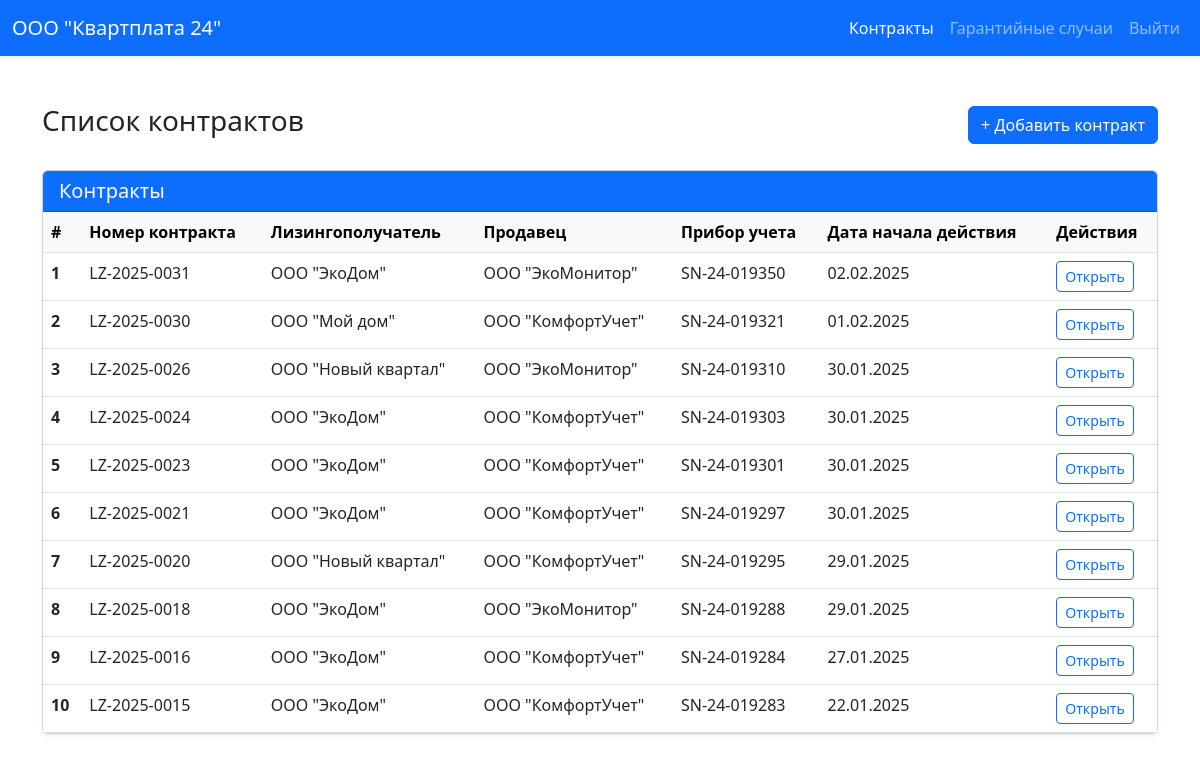
/contract/list/ (signed in), run on the app's committed database.
### leasing/models.py (models this page shows, shortened)
class Profile(models.Model):
    ROLE_CHOICES = [
        ('LR', 'Lessor'),
        ('LE', 'Lessee'),
        ('SE', 'Seller'),
        ('AD', 'Admin')
    ]
    user = models.OneToOneField(
        User,
        related_name='profile',
        on_delete=models.CASCADE
    )
    display_name = models.CharField(
        max_length=200,
        blank=True,
        null=True
    )
    role = models.CharField(
        max_length=2,
        choices=ROLE_CHOICES
    )

class Contract(models.Model):
    lessor = models.ForeignKey(
        User,
        related_name='lessor_contracts',
        on_delete=models.CASCADE
    )
    lessee = models.ForeignKey(
        User,
        related_name='lessee_contracts',
        on_delete=models.CASCADE
    )
    seller = models.ForeignKey(
        User,
        related_name='seller_contracts',
        on_delete=models.CASCADE
    )
    number = models.CharField(max_length=30)
    meter = models.CharField(max_length=20)
    started = models.DateField()
    class Meta:
        ordering = ['-started', '-number']

### leasing/views.py (the view)
# urls.py: path('contract/list/', views.list_contract, name='list_contract'),
@login_required
def list_contract(request):
    user = request.user
    role = user.profile.role
    is_lessor = False
    if role == 'LR':
        is_lessor = True
        contracts = Contract.objects.filter(lessor=user)
    elif role == 'LE':
        contracts = Contract.objects.filter(lessee=user)
    elif role == 'SE':
        contracts = Contract.objects.filter(seller=user)
    elif role == 'AD':
        contracts = Contract.objects.all()
    else:
        contracts = None
    return render(
        request,
        'contract/list.html',
        {
            'company_name': user.profile.display_name,
            'contracts': contracts,
            'is_lessor': is_lessor,
            'section': 'contract',
        }
    )

### leasing/templates/contract/list.html (shortened to what this page needs)
{% extends 'base.html' %}
{% block content %}
	<div class="container my-5">
        <div class="d-flex justify-content-between align-items-center mb-4">
            {% if is_lessor %}
            	<h1 class="h3">Список контрактов</h1>
            {% else %}
                <h1 class="h3">Контракты с участием {{ company_name }}</h1>
            {% endif %}
            {% if is_lessor %}
            <a href="{% url 'add_contract' %}" class="btn btn-primary">+ Добавить контракт</a>
            {% endif %}
        </div>
        <div class="card shadow-sm">
            <div class="card-header bg-primary text-white">
                <h5 class="mb-0">Контракты</h5>
            </div>
            <div class="card-body p-0">
                <table class="table table-hover mb-0">
                    <thead class="table-light">
                        <tr>
                            <th scope="col">#</th>
                            <th scope="col">Номер контракта</th>
                            <th scope="col">Лизингополучатель </th>
                            <th scope="col">Продавец</th>
                            <th scope="col">Прибор учета</th>
                            <th scope="col">Дата начала действия </th>
                            <th scope="col">Действия</th>
                        </tr>
                    </thead>
                    <tbody>
                        {% if contracts %}
                            {% for contract in contracts %}
                                <tr>
                                    <th scope="row">{{ forloop.counter }}</th>
                                    <td>{{ contract.number }}</td>
                                    <td>{{ contract.lessee.profile.display_name|default:contract.lessee.username }}</td>
                                    <td>{{ contract.seller.profile.display_name|default:contract.seller.username }}</td>
                                    <td>{{ contract.meter }}</td>
                                    <td>{{ contract.started|date:"d.m.Y" }}</td>
                                    <td>
                                        <a href="{% url 'view_contract' contract.id %}" class="btn btn-sm btn-outline-primary">
                                            Открыть
                                        </a>
                                    </td>
                                </tr>
                            {% endfor %}
                        {% else %}
                            <tr>
                                <td colspan="7" class="text-center py-4">Нет доступных контрактов.</td>
                            </tr>
                        {% endif %}
                    </tbody>
                </table>
            </div>
        </div>
    </div>
{% endblock %}

### leasing/templates/includes/header.html (shortened to what this page needs)
<nav class="navbar navbar-expand-lg navbar-dark bg-primary shadow-sm">
    <div class="container-fluid">
        <a class="navbar-brand" href="#">
            {{ company_name }}
        </a>
        <div class="collapse navbar-collapse" id="navbarNav">
            <ul class="navbar-nav ms-auto">
                <li class="nav-item">
                    <a class="nav-link {% if section == 'contract' %}active{% endif %}" href="{% url 'list_contract' %}">Контракты</a>
                </li>
                <li class="nav-item">
                    <a class="nav-link {% if section == 'warranty' %}active{% endif %}" href="{% url 'list_warranty' %}">Гарантийные случаи</a>
                </li>
                <li class="nav-item">
                    <a class="nav-link" href="{% url 'logout' %}">Выйти</a>
                </li>
            </ul>
        </div>
    </div>
</nav>

### data on the page
Profile: display_name "ООО \"Квартплата 24\""
Contract: number "LZ-2025-0031", lessee.profile.display_name "ООО \"ЭкоДом\"", seller.profile.display_name "ООО \"ЭкоМонитор\"", meter "SN-24-019350", started "02.02.2025"
Contract: number "LZ-2025-0030", lessee.profile.display_name "ООО \"Мой дом\"", seller.profile.display_name "ООО \"КомфортУчет\"", meter "SN-24-019321", started "01.02.2025"
Contract: number "LZ-2025-0026", lessee.profile.display_name "ООО \"Новый квартал\"", seller.profile.display_name "ООО \"ЭкоМонитор\"", meter "SN-24-019310", started "30.01.2025"
Contract: number "LZ-2025-0024", lessee.profile.display_name "ООО \"ЭкоДом\"", seller.profile.display_name "ООО \"КомфортУчет\"", meter "SN-24-019303", started "30.01.2025"
Contract: number "LZ-2025-0023", lessee.profile.display_name "ООО \"ЭкоДом\"", seller.profile.display_name "ООО \"КомфортУчет\"", meter "SN-24-019301", started "30.01.2025"
Contract: number "LZ-2025-0021", lessee.profile.display_name "ООО \"ЭкоДом\"", seller.profile.display_name "ООО \"КомфортУчет\"", meter "SN-24-019297", started "30.01.2025"
Contract: number "LZ-2025-0020", lessee.profile.display_name "ООО \"Новый квартал\"", seller.profile.display_name "ООО \"КомфортУчет\"", meter "SN-24-019295", started "29.01.2025"
Contract: number "LZ-2025-0018", lessee.profile.display_name "ООО \"ЭкоДом\"", seller.profile.display_name "ООО \"ЭкоМонитор\"", meter "SN-24-019288", started "29.01.2025"
Contract: number "LZ-2025-0016", lessee.profile.display_name "ООО \"ЭкоДом\"", seller.profile.display_name "ООО \"КомфортУчет\"", meter "SN-24-019284", started "27.01.2025"
Contract: number "LZ-2025-0015", lessee.profile.display_name "ООО \"ЭкоДом\"", seller.profile.display_name "ООО \"КомфортУчет\"", meter "SN-24-019283", started "22.01.2025"
